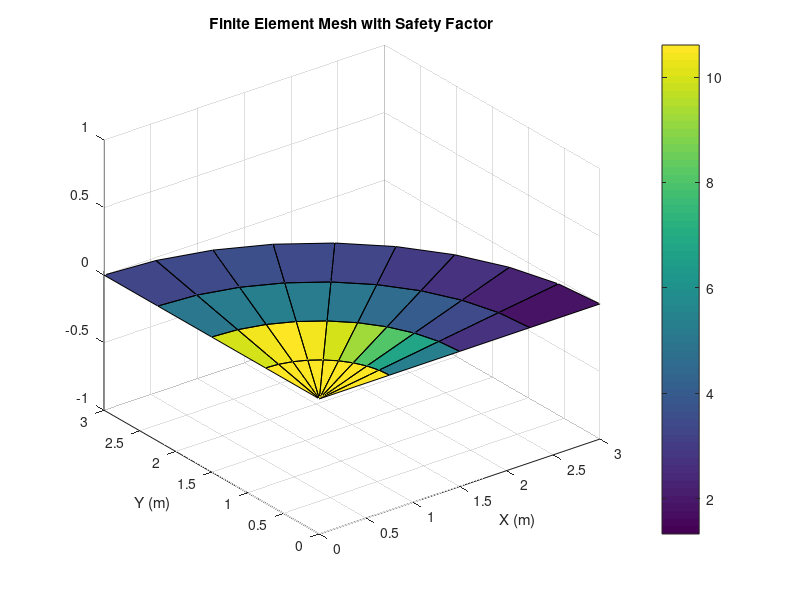

The MATLAB source for this figure:
% Lower Bound Limit Analysis for Simple Footing (Axisymmetric) with Finite Element Mesh
% Sloan (1988) Method

% Define material properties and footing geometry
phi = deg2rad(30); % Friction angle of soil (in radians)
c = 0; % Cohesion of soil
gamma = 18; % Unit weight of soil (kN/m^3)
q = 100; % Applied load (kN)
R = 3; % Radius of footing (m)

% Define mesh parameters
num_rings = 5; % Number of concentric rings
num_points_per_ring = 10; % Number of points per ring

% Initialize variables
node_coords = []; % Node coordinates
element_connectivity = []; % Element connectivity
num_nodes = 0;

% Generate mesh
for i = 1:num_rings
    radius = R * (i - 1) / (num_rings - 1);
    theta = linspace(0, pi/2, num_points_per_ring);
    for j = 1:num_points_per_ring
        x = radius * cos(theta(j));
        y = radius * sin(theta(j));
        node_coords = [node_coords; x, y];
        num_nodes = num_nodes + 1;
    end
end

% Generate element connectivity
for i = 1:num_rings - 1
    for j = 1:num_points_per_ring - 1
        node1 = (i - 1) * num_points_per_ring + j;
        node2 = node1 + 1;
        node3 = node1 + num_points_per_ring;
        node4 = node3 + 1;
        element_connectivity = [element_connectivity; node1, node2, node4, node3];
    end
end

% Initialize stresses and safety factor arrays
gamma_v = zeros(num_nodes, 1);
gamma_h = zeros(num_nodes, 1);
gamma_z = zeros(num_nodes, 1);
safety_factor = zeros(num_nodes, 1);

% Calculate stresses and safety factors for each node
for i = 1:num_nodes
    x = node_coords(i, 1);
    y = node_coords(i, 2);
    r = sqrt(x^2 + y^2);
    theta = atan2(y, x);
    
    % Calculate stresses at each node
    gamma_v(i) = gamma * r * cos(theta); % Vertical stress
    gamma_h(i) = gamma * r * sin(theta); % Horizontal stress
    gamma_z(i) = sqrt(gamma_v(i)^2 + gamma_h(i)^2); % Total stress
    
    % Calculate cohesion and friction components of yield surface
    phi_c = c * cos(phi) * r * cos(theta);
    phi_f = (q * R^2 / (2 * pi)) * (sin(phi) * cos(theta) + cos(phi) * sin(theta));
    
    % Calculate total yield surface
    phi_total = sqrt(phi_c^2 + phi_f^2);
    
    % Calculate safety factor
    safety_factor(i) = phi_total / gamma_z(i);
end

% Find minimum safety factor and corresponding node
[min_safety_factor, min_index] = min(safety_factor);
min_node_coords = node_coords(min_index, :);

% Output results
fprintf('Minimum Safety Factor: %.4f\n', min_safety_factor);
fprintf('Location of Minimum Safety Factor (x, y): %.2f m, %.2f m\n', min_node_coords(1), min_node_coords(2));

% Plot mesh with safety factor color-coded
figure;
trisurf(element_connectivity, node_coords(:,1), node_coords(:,2), zeros(num_nodes,1), safety_factor);
colorbar;
xlabel('X (m)');
ylabel('Y (m)');
title('Finite Element Mesh with Safety Factor');
